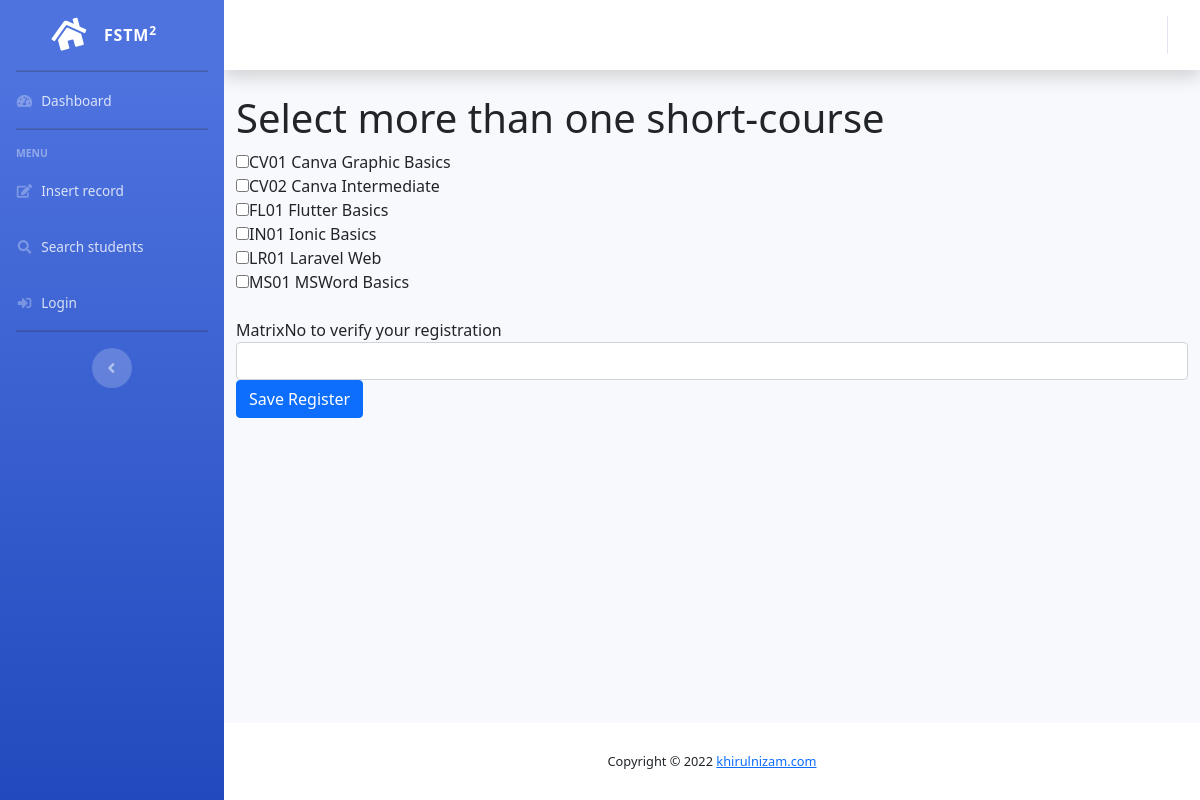
Page /form-students-register-scourses.php on the committed database.
### tables this page shows
CREATE TABLE IF NOT EXISTS `shortcourses` (
  `id` int(11) NOT NULL AUTO_INCREMENT,
  `sccode` varchar(10) NOT NULL,
  `sctitle` varchar(100) DEFAULT NULL,
  `scdesc` varchar(200) DEFAULT NULL,
  `sctrainer` varchar(100) DEFAULT NULL,
  `scdate` date DEFAULT NULL,
  `sctime` time DEFAULT NULL,
  PRIMARY KEY (`sccode`),
  KEY `id` (`id`)
);

### form-students-register-scourses.php (the view, shortened to what this page needs)
<?php include "include/header.template.php"; ?>
<h1>Select more than one short-course</h1>
<form action="save-students-register-scourses.php"
method="get">
    <?php
    include "include/dbconnect.php";
    $sql = "SELECT * from shortcourses";
    $result = mysqli_query($conn, $sql);
    if (mysqli_num_rows($result) > 0) {
        while($row = mysqli_fetch_assoc($result)) {
            $code=$row['sccode'];
            $title =$row['sctitle'];
            echo "<input type='checkbox' name='sccodes[]' value='$code'>";
            echo  "$code $title <br>";
        }
    }
    else {
        echo "No results";
    }
    ?>
    <br>
    MatrixNo to verify your registration<br>
    <div class="row">
        <div class="column">
        <input type="text" name="matrixno"
        value="<?php echo $_GET['matrixno']?>"
        required
        class="form-control">
        </div>
        <div class="column">
        <button type="submit" class="btn btn-primary">
            Save Register</button>
        </div>
    </div>
</form>
<?php
include "include/footer.template.php"; ?>

### rows in the picture
shortcourses: sccode "CV01", sctitle "Canva Graphic Basics"
shortcourses: sccode "CV02", sctitle "Canva Intermediate"
shortcourses: sccode "FL01", sctitle "Flutter Basics"
shortcourses: sccode "IN01", sctitle "Ionic Basics"
shortcourses: sccode "LR01", sctitle "Laravel Web"
shortcourses: sccode "MS01", sctitle "MSWord Basics"

### other values in the picture
date ("Y") "2022"
